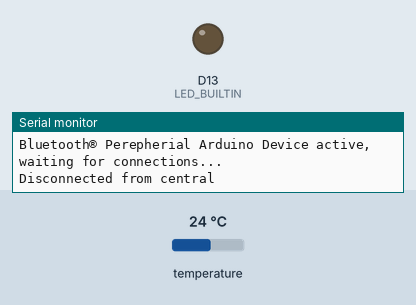
This sketch was run on a simulated Arduino Nano 33 BLE. Parts: output pins drawn as LEDs (lit = HIGH), the last lines printed to the serial monitor. The test bench sets the inputs (shaded band); at power-on: temperature 24 °C. Nothing arrives over Bluetooth unless stated; a phone connects over Bluetooth LE 3 s after start.

Above: at 0.1 s.
At 5.1 s:
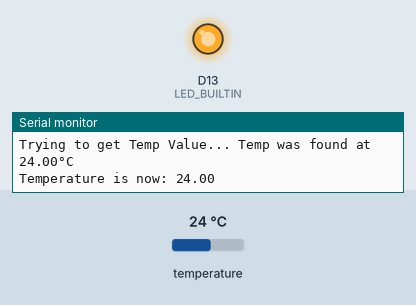
Timing chart, 0 to 6.6 s (numbered marks = the images above):
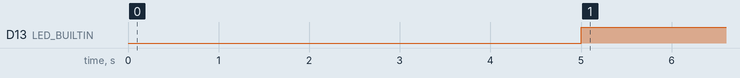

The sketch:

NanoSense_BLE_PeripheryDevice.ino
```cpp
#include <Arduino_HTS221.h>//wahrsch. der Temp-Sensor
#include <ArduinoBLE.h>

//service UUID is 180F
BLEService weatherService("180F");
BLEStringCharacteristic weatherTemp("2A19", BLERead | BLENotify, 30);
String oldTemp = "0";  // last sensor readings
long previousMillis = 0;  // last time the sensor level was read, in ms
float temp = 6.5;

void updateTemp(float R) {
  String sensorLevel = String(R);
  Serial.print("Temperature is now: "); // print sensor readings
  Serial.println(sensorLevel);
  weatherTemp.writeValue(sensorLevel);  // and update the weather level characteristic
}

// Get the temperature value.
float get_temperature() {
  float temp = HTS.readTemperature();
  return temp;
}

void setup() {
  Serial.begin(9600);

  if (!BLE.begin()) {
    Serial.println("starting BLE failed!");
    while (1);
  }
  //initilizing Temp Sensor
  if (!HTS.begin()) {
  Serial.println("Failed to initialize humidity temperature sensor!");
  while (1);
  }
  //Setting up LED to light when connected to a central device.
  //Source:  Agus Kurniawan in Beginning Arduino Nano 33 IoT (2021)
  pinMode(LED_BUILTIN, OUTPUT);

  BLE.setLocalName("WeatherMonitor");
  BLE.setAdvertisedService(weatherService); // add the service UUID
  weatherService.addCharacteristic(weatherTemp); // add the temp characteristic
  BLE.addService(weatherService); // Add the battery service
  weatherTemp.writeValue(oldTemp); // set initial value for this characteristic

  //start advertising the Service
  BLE.advertise();
  Serial.println("Bluetooth® Perepherial Arduino Device active, waiting for connections...");
}

void loop() {
  // one sensor reading R
  float R;
  // wait for a BLE central device
  BLEDevice central = BLE.central();

  if (central) {
    // connected to base station
    Serial.print("Found and Connected to central: ");

    // print the base station BT address:
    Serial.println(central.address());

    //Turn on onboard LED's
    digitalWrite(LEDR, LOW);
    digitalWrite(LEDG, HIGH);
    digitalWrite(LEDB, HIGH);
    digitalWrite(LED_BUILTIN, HIGH);

    // check the sensor every 500ms while the central is connected:
    while (central.connected()) {
      long currentMillis = millis();

      if (currentMillis - previousMillis >= 500) {
        previousMillis = currentMillis;
	      Serial.print("Trying to get Temp Value... ");
        R = (float)get_temperature();
        Serial.print("Temp was found at ");
        Serial.print(R);
        Serial.println ("°C");
        updateTemp(R);
        Serial.println("");
      }
    }
    digitalWrite(LEDR, HIGH);
    digitalWrite(LEDG, HIGH);
    digitalWrite(LEDB, HIGH);
    digitalWrite(LED_BUILTIN, LOW);
    Serial.print("Disconnected from central: ");
    Serial.println(central.address());
  }
  else {
    Serial.println("Disconnected from central");
    delay(5000);
  }
}
```

Measured:
- by itself, D13 (LED_BUILTIN): LOW → HIGH at 5.0 s
